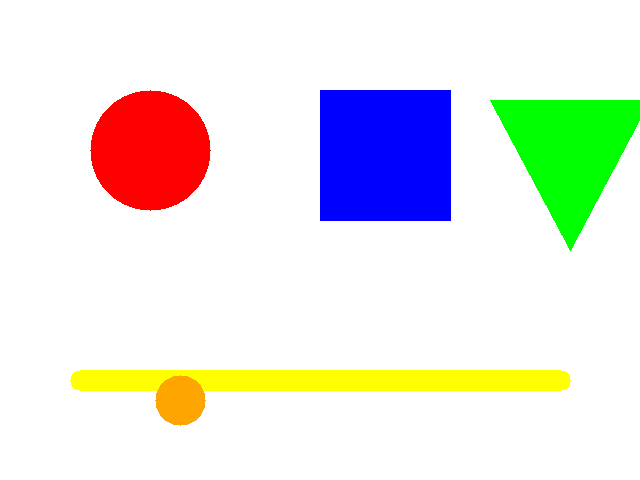
#> input picture T06_传统视觉/代码/images/demo_shapes.png, 640 x 480 px
$ python 03_shapes_pipeline.py
#> lines starting #> are read from the running program, lines starting #| are printed output that depends on the picture; after the words box and inside, x2 and y2 are one past the last pixel; in counts of white or black regions, pixels touching at a corner belong together
### T06_传统视觉/代码/examples/util.py
# -*- coding: utf-8 -*-
"""
工具：中文路径安全的 imread / imwrite / 控制台输出
原因：
  1. OpenCV 的 cv2.imread / imwrite 在 Windows 上对含中文路径支持不好
     → 用 np.fromfile + cv2.imdecode 读，cv2.imencode + 文件写
  2. Python 在 Windows 控制台默认用 GBK 输出，现代终端(UTF-8)会乱码
     → 强制 stdout 用 UTF-8
"""
import os
import sys
import cv2
import numpy as np


def setup():
    """在脚本开头调用一次，让控制台中文不乱码"""
    try:
        sys.stdout.reconfigure(encoding="utf-8")
        sys.stderr.reconfigure(encoding="utf-8")
    except (AttributeError, ValueError):
        pass  # 非 UTF-8 终端或旧版本 Python 时静默跳过


def imread(path):
    """读取图片，支持中文路径"""
    img = cv2.imdecode(np.fromfile(path, dtype=np.uint8), cv2.IMREAD_COLOR)
#> img is the input picture: shape (480, 640, 3); mean B, G, R 225.8, 230.8, 230.7
    return img


# [50 lines left out: functions imwrite, show_image, arrange_windows, finish, not called in this run]

### T06_传统视觉/代码/examples/03_shapes_pipeline.py
# -*- coding: utf-8 -*-
"""
例程 03：传统三板斧 完整管线（Day3 核心例程）
========================================
目标：从一张图里识别出"红色"和"蓝色"图案，并判断每个的形状（圆/方/三角）
完整管线：HSV 阈值 → 形态学去噪 → 找轮廓 → 多边形逼近判形状 → 画质心

怎么运行：
    python examples/03_shapes_pipeline.py        # 终端打印检测结果，弹"识别结果"窗口

看什么：
    终端打印每个图案的形状+质心；窗口里每个图案被标了文字。

学习重点：
    - 把 02 的阈值 + 形态学 + 轮廓 + 形状判断 串成一条完整管线
    - detect_by_color 这个函数 = 三板斧的封装，改 HSV 范围就能识别别的颜色
    - 末尾 TODO：自己加"绿色"识别（练习改两行）
"""
import os
import cv2
import numpy as np
from util import setup, imread

setup()  # 让控制台中文不乱码

IMG = os.path.join(os.path.dirname(__file__), "..", "images", "demo_shapes.png")

img = imread(IMG)
out = img.copy()  # 画标注的副本
# 把 BGR 彩色图 转成 HSV（H色相/S饱和/V明度），才能按颜色阈值找东西
hsv = cv2.cvtColor(img, cv2.COLOR_BGR2HSV)
#> hsv: shape (480, 640, 3); mean H, S, V 10.2, 43.5, 255


def detect_by_color(hsv_img, lower, upper, color_name, color_bgr):
    """输入 HSV 范围，返回该颜色下所有图案的 (形状, 质心) 列表"""
#> called with color_name = 'red', color_bgr = (0, 0, 255)
    mask = cv2.inRange(hsv_img, np.array(lower), np.array(upper))
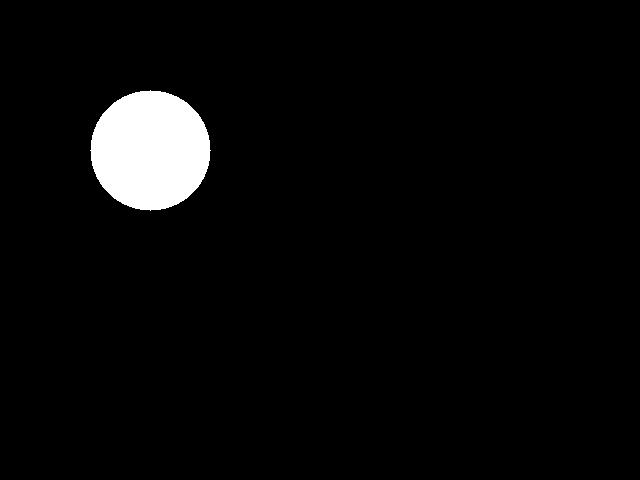
#> mask: shape (480, 640); 3.7% white; 1 white region, box (x1, y1, x2, y2) and area: (90, 90, 211, 211) 11289

    # 形态学去噪：先开后闭
    kernel = np.ones((5, 5), np.uint8)
    mask = cv2.morphologyEx(mask, cv2.MORPH_OPEN, kernel)   # 去小白点
#> mask: shape (480, 640); 3.7% white; 1 white region
    mask = cv2.morphologyEx(mask, cv2.MORPH_CLOSE, kernel)  # 补小洞

    # 找轮廓（RETR_EXTERNAL 只取最外层）
    contours, _ = cv2.findContours(mask, cv2.RETR_EXTERNAL, cv2.CHAIN_APPROX_SIMPLE)
#> contours = 1 contour; box (x1, y1, x2, y2) and area: (91, 91, 210, 210) 11116

    results = []
    for cnt in contours:
        area = cv2.contourArea(cnt)
        if area < 500:  # 过滤小噪点
            continue

        # 质心
        m = cv2.moments(cnt)
        if m["m00"] == 0:
            continue
        cx, cy = int(m["m10"] / m["m00"]), int(m["m01"] / m["m00"])

        # 形状判断：多边形逼近，顶点数
        perim = cv2.arcLength(cnt, True)
        approx = cv2.approxPolyDP(cnt, 0.04 * perim, True)
        n = len(approx)
        if n == 3:
            shape = "triangle"
        elif n == 4:
            shape = "rectangle"
        else:
            shape = "circle"

        results.append((shape, (cx, cy), color_name, color_bgr))
#> this loop made 1 pass
#> (area, cx, cy, perim, n, shape) on pass 1: (11116, 150, 150, 392.3, 8, 'circle')
#> after the loop, results = [('circle', (150, 150), 'red', (0, 0, 255))]
    return results, mask


# 红色范围
r1, _ = detect_by_color(hsv, [0, 100, 100], [10, 255, 255], "red", (0, 0, 255))
#> r1 = [('circle', (150, 150), 'red', (0, 0, 255))]
r2, _ = detect_by_color(hsv, [170, 100, 100], [180, 255, 255], "red", (0, 0, 255))
#> in detect_by_color (call 2), `mask = cv2.inRange(hsv_img, np.array(lower), np.array(upper))`: mask: shape (480, 640); every value is 0
#> r2 = []
results = r1 + r2
#> results = [('circle', (150, 150), 'red', (0, 0, 255))]

# 蓝色范围
b, _ = detect_by_color(hsv, [100, 120, 80], [130, 255, 255], "blue", (255, 0, 0))
#> call 3 of detect_by_color, with color_name = 'blue', color_bgr = (255, 0, 0)
#> in detect_by_color (call 3), `mask = cv2.inRange(hsv_img, np.array(lower), np.array(upper))`:
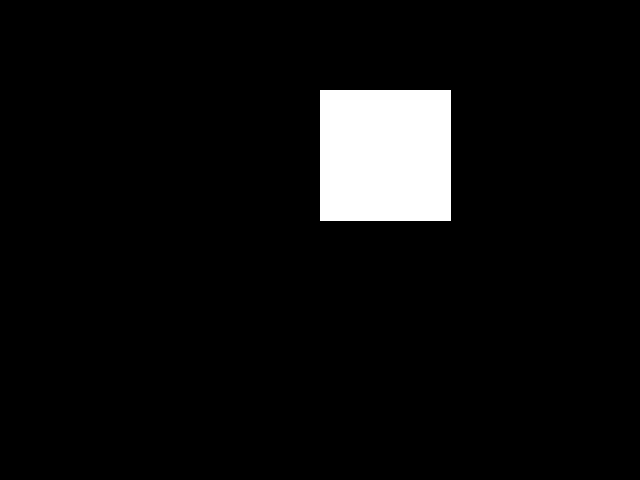
#> mask: shape (480, 640); 5.6% white; 1 white region, box (x1, y1, x2, y2) and area: (320, 90, 451, 221) 17161
#> in detect_by_color (call 3), `contours, _ = cv2.findContours(mask, cv2.RETR_EXTERNAL, cv2.CHAIN_APPR..`: contours = [[[320, 90], [320, 220], [450, 220], [450, 90]]]
#> the loop in detect_by_color (call 3), `for cnt in contours:` made 1 pass
#> (area, cx, cy, perim, approx, n, shape) on pass 1: (16900, 385, 155, 520, [[320, 90], [320, 220], [450, 220], [450, 90]], 4, 'rectangle')
#> after the loop in detect_by_color (call 3), `for cnt in contours:`: results = [('rectangle', (385, 155), 'blue', (255, 0, 0))]
#> b = [('rectangle', (385, 155), 'blue', (255, 0, 0))]
results += b
#> results = [('circle', (150, 150), 'red', (0, 0, 255)), ('rectangle', (385, 155), 'blue', (255, 0, 0))]

# 把结果画到图上
for shape, (cx, cy), color_name, bgr in results:
    cv2.circle(out, (cx, cy), 5, (0, 0, 0), -1)               # 质心黑点
    label = f"{color_name} {shape} ({cx},{cy})"
    # 先画一圈黑色粗字当"描边"，再画彩色细字叠上去，
    # 这样不管背景是什么颜色，文字都清晰（避免和物体颜色重叠看不清）
    pos = (cx + 10, cy - 10)
    cv2.putText(out, label, pos, cv2.FONT_HERSHEY_SIMPLEX, 0.5, (0, 0, 0), 4)   # 黑色描边层
    cv2.putText(out, label, pos, cv2.FONT_HERSHEY_SIMPLEX, 0.5, bgr, 2)         # 彩色文字层
#> this loop made 2 passes
#> (shape, cx, cy, color_name, bgr, pos) on passes 1 to 2: ('circle', 150, 150, 'red', (0, 0, 255), (160, 140)), ('rectangle', 385, 155, 'blue', (255, 0, 0), (395, 145))
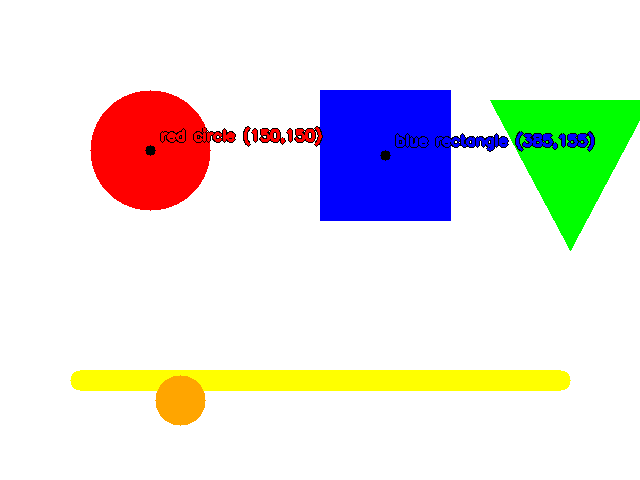
#> out: shape (480, 640, 3); 1.08% of pixels changed, all inside (x1, y1, x2, y2) = (145, 126, 595, 161)

print(f"共检测到 {len(results)} 个图案：")
#| 共检测到 2 个图案：
for r in results:
    print(" ", r)
#> this loop made 2 passes
#> r on passes 1 to 2: ('circle', (150, 150), 'red', (0, 0, 255)), ('rectangle', (385, 155), 'blue', (255, 0, 0))
#|   ('circle', (150, 150), 'red', (0, 0, 255))
#|   ('rectangle', (385, 155), 'blue', (255, 0, 0))

cv2.imshow("Shapes Result", out)
cv2.waitKey(0)
cv2.destroyAllWindows()

# TODO 课后练习（鼓励学生自己动手）：
# 1. 加上"绿色"范围，把绿色三角也识别出来
# 2. 加上"黄色"范围，识别黄线（提示：线条形状判断可能要按面积/长宽比）
# 3. 试试用 quiz_04.png（多形状多颜色+噪点），看你写的能不能扛住
